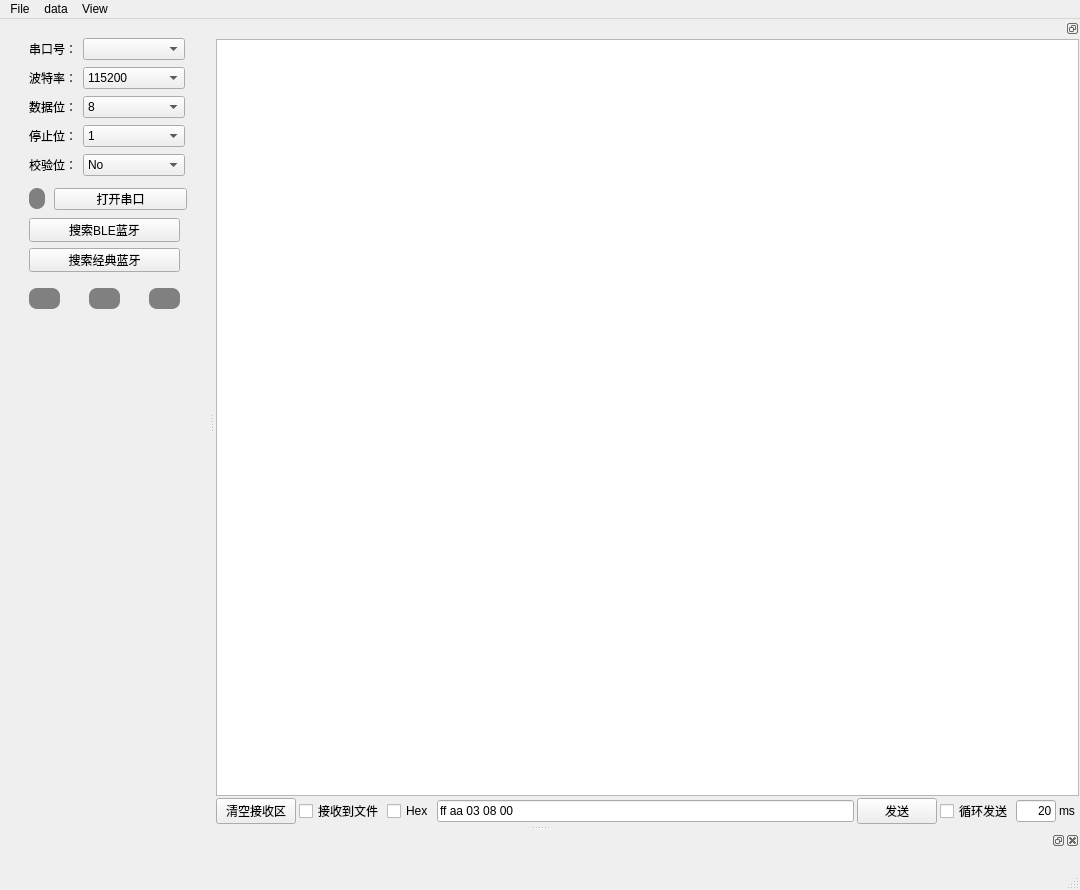
<?xml version="1.0" encoding="UTF-8"?>
<ui version="4.0">
 <class>MainWindow</class>
 <widget class="QMainWindow" name="MainWindow">
  <property name="geometry">
   <rect>
    <x>0</x>
    <y>0</y>
    <width>1078</width>
    <height>890</height>
   </rect>
  </property>
  <property name="sizePolicy">
   <sizepolicy hsizetype="Preferred" vsizetype="Preferred">
    <horstretch>0</horstretch>
    <verstretch>0</verstretch>
   </sizepolicy>
  </property>
  <property name="maximumSize">
   <size>
    <width>16777215</width>
    <height>16777215</height>
   </size>
  </property>
  <property name="windowTitle">
   <string>VO</string>
  </property>
  <widget class="QWidget" name="centralwidget">
   <layout class="QGridLayout" name="gridLayout_8">
    <item row="0" column="0">
     <widget class="QWidget" name="widget" native="true">
      <property name="minimumSize">
       <size>
        <width>191</width>
        <height>300</height>
       </size>
      </property>
      <property name="maximumSize">
       <size>
        <width>16777215</width>
        <height>16777215</height>
       </size>
      </property>
      <widget class="QWidget" name="formLayoutWidget_2">
       <property name="geometry">
        <rect>
         <x>20</x>
         <y>10</y>
         <width>161</width>
         <height>141</height>
        </rect>
       </property>
       <layout class="QFormLayout" name="formLayout_2">
        <property name="fieldGrowthPolicy">
         <enum>QFormLayout::AllNonFixedFieldsGrow</enum>
        </property>
        <property name="verticalSpacing">
         <number>7</number>
        </property>
        <item row="0" column="0">
         <widget class="QLabel" name="label">
          <property name="text">
           <string>串口号：</string>
          </property>
          <property name="alignment">
           <set>Qt::AlignCenter</set>
          </property>
         </widget>
        </item>
        <item row="0" column="1">
         <widget class="QComboBox" name="comboBox">
          <property name="maximumSize">
           <size>
            <width>102</width>
            <height>16777215</height>
           </size>
          </property>
         </widget>
        </item>
        <item row="1" column="0">
         <widget class="QLabel" name="label_2">
          <property name="text">
           <string>波特率：</string>
          </property>
          <property name="alignment">
           <set>Qt::AlignCenter</set>
          </property>
         </widget>
        </item>
        <item row="1" column="1">
         <widget class="QComboBox" name="comboBox_2">
          <property name="maximumSize">
           <size>
            <width>102</width>
            <height>16777215</height>
           </size>
          </property>
          <property name="currentText">
           <string>115200</string>
          </property>
          <item>
           <property name="text">
            <string>115200</string>
           </property>
          </item>
          <item>
           <property name="text">
            <string>57600</string>
           </property>
          </item>
          <item>
           <property name="text">
            <string>38400</string>
           </property>
          </item>
          <item>
           <property name="text">
            <string>25600</string>
           </property>
          </item>
          <item>
           <property name="text">
            <string>19200</string>
           </property>
          </item>
          <item>
           <property name="text">
            <string>9600</string>
           </property>
          </item>
          <item>
           <property name="text">
            <string>4800</string>
           </property>
          </item>
          <item>
           <property name="text">
            <string>2400</string>
           </property>
          </item>
         </widget>
        </item>
        <item row="2" column="0">
         <widget class="QLabel" name="label_3">
          <property name="text">
           <string>数据位：</string>
          </property>
          <property name="alignment">
           <set>Qt::AlignCenter</set>
          </property>
         </widget>
        </item>
        <item row="2" column="1">
         <widget class="QComboBox" name="comboBox_3">
          <property name="maximumSize">
           <size>
            <width>102</width>
            <height>16777215</height>
           </size>
          </property>
          <item>
           <property name="text">
            <string>8</string>
           </property>
          </item>
          <item>
           <property name="text">
            <string>7</string>
           </property>
          </item>
          <item>
           <property name="text">
            <string>6</string>
           </property>
          </item>
          <item>
           <property name="text">
            <string>5</string>
           </property>
          </item>
         </widget>
        </item>
        <item row="3" column="0">
         <widget class="QLabel" name="label_4">
          <property name="text">
           <string>停止位：</string>
          </property>
          <property name="alignment">
           <set>Qt::AlignCenter</set>
          </property>
         </widget>
        </item>
        <item row="3" column="1">
         <widget class="QComboBox" name="comboBox_4">
          <property name="maximumSize">
           <size>
            <width>102</width>
            <height>16777215</height>
           </size>
          </property>
          <item>
           <property name="text">
            <string>1</string>
           </property>
          </item>
          <item>
           <property name="text">
            <string>3</string>
           </property>
          </item>
          <item>
           <property name="text">
            <string>2</string>
           </property>
          </item>
         </widget>
        </item>
        <item row="4" column="0">
         <widget class="QLabel" name="label_5">
          <property name="text">
           <string>校验位：</string>
          </property>
          <property name="alignment">
           <set>Qt::AlignCenter</set>
          </property>
         </widget>
        </item>
        <item row="4" column="1">
         <widget class="QComboBox" name="comboBox_5">
          <property name="maximumSize">
           <size>
            <width>102</width>
            <height>16777215</height>
           </size>
          </property>
          <item>
           <property name="text">
            <string>No</string>
           </property>
          </item>
          <item>
           <property name="text">
            <string>Even</string>
           </property>
          </item>
          <item>
           <property name="text">
            <string>Odd</string>
           </property>
          </item>
          <item>
           <property name="text">
            <string>Space</string>
           </property>
          </item>
          <item>
           <property name="text">
            <string>Mark</string>
           </property>
          </item>
         </widget>
        </item>
       </layout>
      </widget>
      <widget class="QPushButton" name="pushButton">
       <property name="geometry">
        <rect>
         <x>45</x>
         <y>160</y>
         <width>133</width>
         <height>22</height>
        </rect>
       </property>
       <property name="text">
        <string>打开串口</string>
       </property>
      </widget>
      <widget class="QLabel" name="labelStatus">
       <property name="geometry">
        <rect>
         <x>20</x>
         <y>160</y>
         <width>16</width>
         <height>21</height>
        </rect>
       </property>
       <property name="styleSheet">
        <string notr="true">QLabel{
border-radius: 8px;
background-color: gray;
}</string>
       </property>
       <property name="text">
        <string/>
       </property>
       <property name="textFormat">
        <enum>Qt::AutoText</enum>
       </property>
      </widget>
      <widget class="QPushButton" name="pushButton_scan">
       <property name="geometry">
        <rect>
         <x>20</x>
         <y>190</y>
         <width>151</width>
         <height>24</height>
        </rect>
       </property>
       <property name="text">
        <string>搜索BLE蓝牙</string>
       </property>
      </widget>
      <widget class="QPushButton" name="pushButton_scan_classic">
       <property name="geometry">
        <rect>
         <x>20</x>
         <y>220</y>
         <width>151</width>
         <height>24</height>
        </rect>
       </property>
       <property name="text">
        <string>搜索经典蓝牙</string>
       </property>
      </widget>
      <widget class="QLabel" name="labelStatus_2">
       <property name="geometry">
        <rect>
         <x>20</x>
         <y>260</y>
         <width>31</width>
         <height>21</height>
        </rect>
       </property>
       <property name="styleSheet">
        <string notr="true">QLabel{
border-radius: 8px;
background-color: gray;
}</string>
       </property>
       <property name="text">
        <string/>
       </property>
       <property name="textFormat">
        <enum>Qt::AutoText</enum>
       </property>
      </widget>
      <widget class="QLabel" name="labelStatus_3">
       <property name="geometry">
        <rect>
         <x>80</x>
         <y>260</y>
         <width>31</width>
         <height>21</height>
        </rect>
       </property>
       <property name="styleSheet">
        <string notr="true">QLabel{
border-radius: 8px;
background-color: gray;
}</string>
       </property>
       <property name="text">
        <string/>
       </property>
       <property name="textFormat">
        <enum>Qt::AutoText</enum>
       </property>
      </widget>
      <widget class="QLabel" name="labelStatus_4">
       <property name="geometry">
        <rect>
         <x>140</x>
         <y>260</y>
         <width>31</width>
         <height>21</height>
        </rect>
       </property>
       <property name="styleSheet">
        <string notr="true">QLabel{
border-radius: 8px;
background-color: gray;
}</string>
       </property>
       <property name="frameShadow">
        <enum>QFrame::Plain</enum>
       </property>
       <property name="text">
        <string/>
       </property>
       <property name="textFormat">
        <enum>Qt::AutoText</enum>
       </property>
      </widget>
     </widget>
    </item>
   </layout>
  </widget>
  <widget class="QMenuBar" name="menubar">
   <property name="geometry">
    <rect>
     <x>0</x>
     <y>0</y>
     <width>1078</width>
     <height>21</height>
    </rect>
   </property>
   <widget class="QMenu" name="menuFile">
    <property name="title">
     <string>File</string>
    </property>
    <addaction name="actionNew"/>
    <addaction name="actionOpen"/>
    <addaction name="actionSave"/>
    <addaction name="actionSave_as"/>
    <addaction name="separator"/>
    <addaction name="actionExit"/>
   </widget>
   <widget class="QMenu" name="menudata">
    <property name="title">
     <string>data</string>
    </property>
    <addaction name="actionload"/>
   </widget>
   <widget class="QMenu" name="menuView">
    <property name="title">
     <string>View</string>
    </property>
    <addaction name="actiongraph_2"/>
   </widget>
   <addaction name="menuFile"/>
   <addaction name="menudata"/>
   <addaction name="menuView"/>
  </widget>
  <widget class="QStatusBar" name="statusbar"/>
  <widget class="QDockWidget" name="dockWidget">
   <attribute name="dockWidgetArea">
    <number>8</number>
   </attribute>
   <widget class="QWidget" name="dockWidgetContents">
    <layout class="QVBoxLayout" name="verticalLayout">
     <item>
      <layout class="QGridLayout" name="gridLayout_3"/>
     </item>
     <item>
      <layout class="QGridLayout" name="gridLayout_4"/>
     </item>
     <item>
      <layout class="QGridLayout" name="gridLayout_5"/>
     </item>
    </layout>
   </widget>
  </widget>
  <widget class="QDockWidget" name="dockWidget_12">
   <property name="minimumSize">
    <size>
     <width>865</width>
     <height>123</height>
    </size>
   </property>
   <property name="features">
    <set>QDockWidget::DockWidgetFloatable|QDockWidget::DockWidgetMovable</set>
   </property>
   <attribute name="dockWidgetArea">
    <number>2</number>
   </attribute>
   <widget class="QWidget" name="dockWidgetContents_12">
    <layout class="QGridLayout" name="gridLayout_9">
     <property name="leftMargin">
      <number>1</number>
     </property>
     <property name="topMargin">
      <number>1</number>
     </property>
     <property name="rightMargin">
      <number>1</number>
     </property>
     <property name="bottomMargin">
      <number>1</number>
     </property>
     <property name="spacing">
      <number>1</number>
     </property>
     <item row="0" column="0">
      <widget class="QWidget" name="widget_3" native="true">
       <property name="maximumSize">
        <size>
         <width>16777215</width>
         <height>16777215</height>
        </size>
       </property>
       <layout class="QGridLayout" name="gridLayout">
        <property name="leftMargin">
         <number>0</number>
        </property>
        <property name="topMargin">
         <number>0</number>
        </property>
        <property name="rightMargin">
         <number>0</number>
        </property>
        <property name="bottomMargin">
         <number>0</number>
        </property>
        <property name="spacing">
         <number>2</number>
        </property>
        <item row="0" column="0">
         <widget class="QTextBrowser" name="textBrowser"/>
        </item>
        <item row="1" column="0">
         <layout class="QGridLayout" name="gridLayout_2">
          <property name="horizontalSpacing">
           <number>3</number>
          </property>
          <property name="verticalSpacing">
           <number>6</number>
          </property>
          <item row="0" column="1">
           <widget class="QCheckBox" name="checkBox_2">
            <property name="text">
             <string>接收到文件</string>
            </property>
           </widget>
          </item>
          <item row="0" column="6">
           <widget class="QLineEdit" name="lineEdit_2">
            <property name="maximumSize">
             <size>
              <width>40</width>
              <height>16777215</height>
             </size>
            </property>
            <property name="layoutDirection">
             <enum>Qt::LeftToRight</enum>
            </property>
            <property name="inputMask">
             <string/>
            </property>
            <property name="text">
             <string>20</string>
            </property>
            <property name="alignment">
             <set>Qt::AlignRight|Qt::AlignTrailing|Qt::AlignVCenter</set>
            </property>
           </widget>
          </item>
          <item row="0" column="7">
           <widget class="QLabel" name="label_6">
            <property name="minimumSize">
             <size>
              <width>20</width>
              <height>0</height>
             </size>
            </property>
            <property name="text">
             <string>ms</string>
            </property>
           </widget>
          </item>
          <item row="0" column="3">
           <widget class="QLineEdit" name="lineEdit">
            <property name="text">
             <string>ff aa 03 08 00 </string>
            </property>
           </widget>
          </item>
          <item row="0" column="4">
           <widget class="QPushButton" name="pushButton_3">
            <property name="minimumSize">
             <size>
              <width>0</width>
              <height>0</height>
             </size>
            </property>
            <property name="text">
             <string>发送</string>
            </property>
            <property name="checkable">
             <bool>false</bool>
            </property>
            <property name="checked">
             <bool>false</bool>
            </property>
            <property name="autoRepeat">
             <bool>false</bool>
            </property>
           </widget>
          </item>
          <item row="0" column="2">
           <widget class="QCheckBox" name="checkBox_4">
            <property name="text">
             <string>Hex</string>
            </property>
            <property name="checked">
             <bool>false</bool>
            </property>
            <property name="tristate">
             <bool>false</bool>
            </property>
           </widget>
          </item>
          <item row="0" column="0">
           <widget class="QPushButton" name="pushButton_2">
            <property name="minimumSize">
             <size>
              <width>0</width>
              <height>0</height>
             </size>
            </property>
            <property name="text">
             <string>清空接收区</string>
            </property>
           </widget>
          </item>
          <item row="0" column="5">
           <widget class="QCheckBox" name="checkBox_3">
            <property name="text">
             <string>循环发送</string>
            </property>
           </widget>
          </item>
         </layout>
        </item>
       </layout>
      </widget>
     </item>
    </layout>
   </widget>
  </widget>
  <action name="actionOpen">
   <property name="text">
    <string>Open</string>
   </property>
  </action>
  <action name="actionSave">
   <property name="text">
    <string>Save</string>
   </property>
  </action>
  <action name="actionExit">
   <property name="text">
    <string>Exit</string>
   </property>
  </action>
  <action name="actionload">
   <property name="text">
    <string>load</string>
   </property>
  </action>
  <action name="actionNew">
   <property name="text">
    <string>New</string>
   </property>
  </action>
  <action name="actionSave_as">
   <property name="text">
    <string>Save as</string>
   </property>
  </action>
  <action name="actiondad">
   <property name="text">
    <string>dad</string>
   </property>
  </action>
  <action name="actiongg">
   <property name="text">
    <string>gg</string>
   </property>
  </action>
  <action name="actiongraph_2">
   <property name="checkable">
    <bool>true</bool>
   </property>
   <property name="checked">
    <bool>true</bool>
   </property>
   <property name="enabled">
    <bool>true</bool>
   </property>
   <property name="text">
    <string>graph</string>
   </property>
  </action>
 </widget>
 <resources/>
 <connections>
  <connection>
   <sender>pushButton_2</sender>
   <signal>clicked()</signal>
   <receiver>textBrowser</receiver>
   <slot>clear()</slot>
   <hints>
    <hint type="sourcelabel">
     <x>116</x>
     <y>262</y>
    </hint>
    <hint type="destinationlabel">
     <x>424</x>
     <y>154</y>
    </hint>
   </hints>
  </connection>
 </connections>
</ui>
